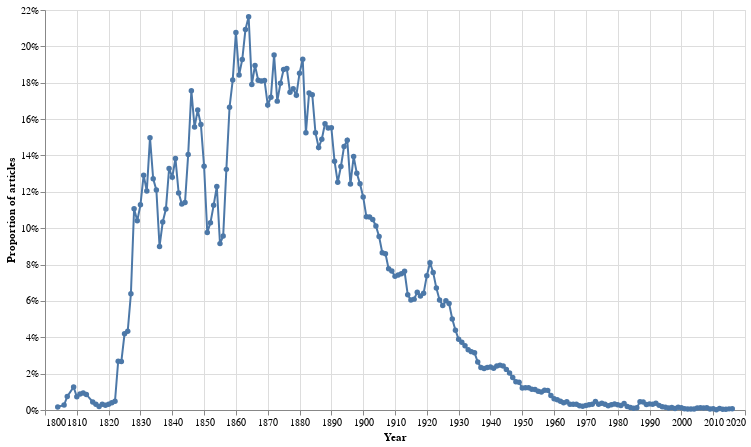

The cell this chart's notebook holds for it:
### Code cell
alt.Chart(df_ocr_merged).mark_line(point=True).encode(
    x=alt.X("year:Q", axis=alt.Axis(format="c", title="Year")),
    # This time we're showing the proportion (formatted as a percentage) on the Y axis
    y=alt.Y("proportion:Q", axis=alt.Axis(format="%", title="Proportion of articles")),
    tooltip=[
        alt.Tooltip("year:Q", title="Year"),
        alt.Tooltip("proportion:Q", title="Proportion", format="%"),
    ],
).properties(width=700, height=400)

### Figure 1 — Vega-Lite specification as saved in the notebook (floating-point values rounded to 4 significant figures; data arrays with more than 128 entries replaced by an {"elided": "..."} marker saying what was removed)
{"config": {"view": {"continuousWidth": 400, "continuousHeight": 300}}, "data": {"name": "data-464ae67ffc994c45d9f38ca1ae29d5a4"}, "mark": {"type": "line", "point": true}, "encoding": {"tooltip": [{"field": "year", "title": "Year", "type": "quantitative"}, {"field": "proportion", "format": "%", "title": "Proportion", "type": "quantitative"}], "x": {"axis": {"format": "c", "title": "Year"}, "field": "year", "type": "quantitative"}, "y": {"axis": {"format": "%", "title": "Proportion of articles"}, "field": "proportion", "type": "quantitative"}}, "height": 400, "width": 700, "$schema": "https://vega.github.io/schema/vega-lite/v4.17.0.json", "datasets": {"data-464ae67ffc994c45d9f38ca1ae29d5a4": {"elided": "210 records"}}}
